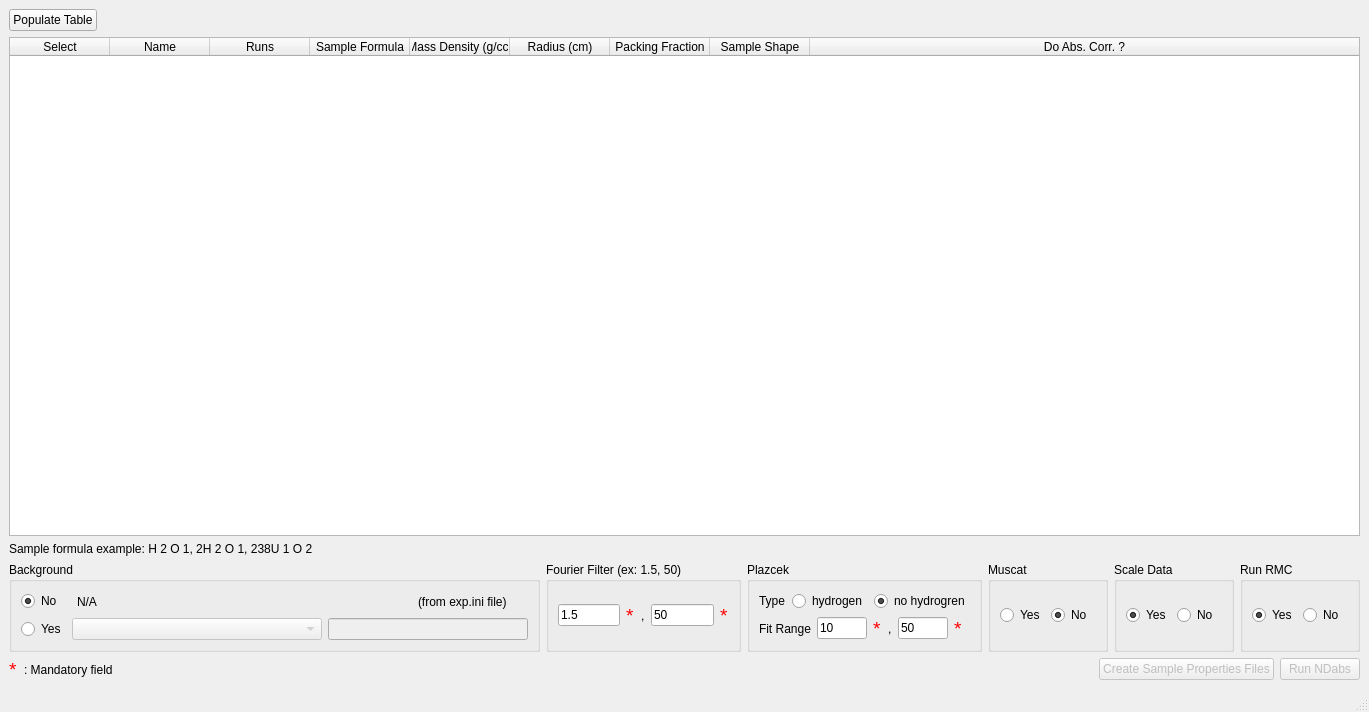
<?xml version="1.0" encoding="UTF-8"?>
<ui version="4.0">
 <class>MainWindow</class>
 <widget class="QMainWindow" name="MainWindow">
  <property name="geometry">
   <rect>
    <x>0</x>
    <y>0</y>
    <width>1369</width>
    <height>712</height>
   </rect>
  </property>
  <property name="windowTitle">
   <string>MainWindow</string>
  </property>
  <widget class="QWidget" name="centralwidget">
   <layout class="QVBoxLayout" name="verticalLayout_3">
    <item>
     <layout class="QHBoxLayout" name="horizontalLayout">
      <item>
       <widget class="QPushButton" name="populate_table">
        <property name="text">
         <string>Populate Table</string>
        </property>
       </widget>
      </item>
      <item>
       <spacer name="horizontalSpacer">
        <property name="orientation">
         <enum>Qt::Horizontal</enum>
        </property>
        <property name="sizeHint" stdset="0">
         <size>
          <width>40</width>
          <height>20</height>
         </size>
        </property>
       </spacer>
      </item>
     </layout>
    </item>
    <item>
     <widget class="QTableWidget" name="table">
      <property name="contextMenuPolicy">
       <enum>Qt::CustomContextMenu</enum>
      </property>
      <property name="alternatingRowColors">
       <bool>true</bool>
      </property>
      <attribute name="horizontalHeaderStretchLastSection">
       <bool>true</bool>
      </attribute>
      <attribute name="verticalHeaderVisible">
       <bool>false</bool>
      </attribute>
      <attribute name="verticalHeaderShowSortIndicator" stdset="0">
       <bool>false</bool>
      </attribute>
      <attribute name="verticalHeaderStretchLastSection">
       <bool>false</bool>
      </attribute>
      <column>
       <property name="text">
        <string>Select</string>
       </property>
      </column>
      <column>
       <property name="text">
        <string>Name</string>
       </property>
      </column>
      <column>
       <property name="text">
        <string>Runs</string>
       </property>
      </column>
      <column>
       <property name="text">
        <string>Sample Formula</string>
       </property>
      </column>
      <column>
       <property name="text">
        <string>Mass Density (g/cc)</string>
       </property>
      </column>
      <column>
       <property name="text">
        <string>Radius (cm)</string>
       </property>
      </column>
      <column>
       <property name="text">
        <string>Packing Fraction</string>
       </property>
      </column>
      <column>
       <property name="text">
        <string>Sample Shape</string>
       </property>
      </column>
      <column>
       <property name="text">
        <string>Do Abs. Corr. ?</string>
       </property>
      </column>
     </widget>
    </item>
    <item>
     <widget class="QLabel" name="label_3">
      <property name="text">
       <string>Sample formula example: H 2 O 1, 2H 2 O 1, 238U 1 O 2</string>
      </property>
     </widget>
    </item>
    <item>
     <layout class="QHBoxLayout" name="horizontalLayout_9">
      <item>
       <widget class="QGroupBox" name="groupBox_3">
        <property name="title">
         <string>Background</string>
        </property>
        <layout class="QVBoxLayout" name="verticalLayout">
         <item>
          <layout class="QHBoxLayout" name="horizontalLayout_12">
           <item>
            <widget class="QRadioButton" name="background_no">
             <property name="minimumSize">
              <size>
               <width>50</width>
               <height>0</height>
              </size>
             </property>
             <property name="maximumSize">
              <size>
               <width>50</width>
               <height>16777215</height>
              </size>
             </property>
             <property name="text">
              <string>No</string>
             </property>
             <property name="checked">
              <bool>true</bool>
             </property>
            </widget>
           </item>
           <item>
            <widget class="QLabel" name="background_no_field">
             <property name="minimumSize">
              <size>
               <width>300</width>
               <height>0</height>
              </size>
             </property>
             <property name="text">
              <string>N/A</string>
             </property>
            </widget>
           </item>
           <item>
            <widget class="QLabel" name="label_7">
             <property name="maximumSize">
              <size>
               <width>110</width>
               <height>16777215</height>
              </size>
             </property>
             <property name="text">
              <string>(from exp.ini file)</string>
             </property>
            </widget>
           </item>
          </layout>
         </item>
         <item>
          <layout class="QHBoxLayout" name="horizontalLayout_10">
           <item>
            <widget class="QRadioButton" name="background_yes">
             <property name="text">
              <string>Yes</string>
             </property>
            </widget>
           </item>
           <item>
            <widget class="QComboBox" name="background_comboBox">
             <property name="enabled">
              <bool>false</bool>
             </property>
             <property name="minimumSize">
              <size>
               <width>250</width>
               <height>0</height>
              </size>
             </property>
            </widget>
           </item>
           <item>
            <widget class="QLineEdit" name="background_line_edit">
             <property name="enabled">
              <bool>false</bool>
             </property>
             <property name="minimumSize">
              <size>
               <width>200</width>
               <height>0</height>
              </size>
             </property>
            </widget>
           </item>
          </layout>
         </item>
        </layout>
       </widget>
      </item>
      <item>
       <widget class="QGroupBox" name="groupBox">
        <property name="title">
         <string>Fourier Filter (ex: 1.5, 50)</string>
        </property>
        <layout class="QHBoxLayout" name="horizontalLayout_8">
         <item>
          <widget class="QLineEdit" name="fourier_filter_from">
           <property name="text">
            <string>1.5</string>
           </property>
          </widget>
         </item>
         <item>
          <widget class="QLabel" name="label_8">
           <property name="palette">
            <palette>
             <active>
              <colorrole role="WindowText">
               <brush brushstyle="SolidPattern">
                <color alpha="255">
                 <red>255</red>
                 <green>0</green>
                 <blue>0</blue>
                </color>
               </brush>
              </colorrole>
             </active>
             <inactive>
              <colorrole role="WindowText">
               <brush brushstyle="SolidPattern">
                <color alpha="255">
                 <red>255</red>
                 <green>0</green>
                 <blue>0</blue>
                </color>
               </brush>
              </colorrole>
             </inactive>
             <disabled>
              <colorrole role="WindowText">
               <brush brushstyle="SolidPattern">
                <color alpha="255">
                 <red>128</red>
                 <green>128</green>
                 <blue>128</blue>
                </color>
               </brush>
              </colorrole>
             </disabled>
            </palette>
           </property>
           <property name="font">
            <font>
             <pointsize>14</pointsize>
            </font>
           </property>
           <property name="text">
            <string>*</string>
           </property>
          </widget>
         </item>
         <item>
          <widget class="QLabel" name="label_2">
           <property name="text">
            <string>,</string>
           </property>
          </widget>
         </item>
         <item>
          <widget class="QLineEdit" name="fourier_filter_to">
           <property name="text">
            <string>50</string>
           </property>
          </widget>
         </item>
         <item>
          <widget class="QLabel" name="label_6">
           <property name="palette">
            <palette>
             <active>
              <colorrole role="WindowText">
               <brush brushstyle="SolidPattern">
                <color alpha="255">
                 <red>255</red>
                 <green>0</green>
                 <blue>0</blue>
                </color>
               </brush>
              </colorrole>
             </active>
             <inactive>
              <colorrole role="WindowText">
               <brush brushstyle="SolidPattern">
                <color alpha="255">
                 <red>255</red>
                 <green>0</green>
                 <blue>0</blue>
                </color>
               </brush>
              </colorrole>
             </inactive>
             <disabled>
              <colorrole role="WindowText">
               <brush brushstyle="SolidPattern">
                <color alpha="255">
                 <red>128</red>
                 <green>128</green>
                 <blue>128</blue>
                </color>
               </brush>
              </colorrole>
             </disabled>
            </palette>
           </property>
           <property name="font">
            <font>
             <pointsize>14</pointsize>
            </font>
           </property>
           <property name="text">
            <string>*</string>
           </property>
          </widget>
         </item>
        </layout>
       </widget>
      </item>
      <item>
       <widget class="QGroupBox" name="groupBox_7">
        <property name="title">
         <string>Plazcek</string>
        </property>
        <layout class="QVBoxLayout" name="verticalLayout_2">
         <item>
          <layout class="QHBoxLayout" name="horizontalLayout_2">
           <item>
            <widget class="QLabel" name="label">
             <property name="text">
              <string>Type</string>
             </property>
            </widget>
           </item>
           <item>
            <widget class="QRadioButton" name="hydrogen_yes">
             <property name="text">
              <string>hydrogen</string>
             </property>
             <property name="checked">
              <bool>false</bool>
             </property>
            </widget>
           </item>
           <item>
            <widget class="QRadioButton" name="hydrogen_no">
             <property name="text">
              <string>no hydrogren</string>
             </property>
             <property name="checked">
              <bool>true</bool>
             </property>
            </widget>
           </item>
          </layout>
         </item>
         <item>
          <layout class="QHBoxLayout" name="horizontalLayout_11">
           <item>
            <widget class="QLabel" name="label_4">
             <property name="text">
              <string>Fit Range</string>
             </property>
            </widget>
           </item>
           <item>
            <widget class="QLineEdit" name="plazcek_fit_range_min">
             <property name="minimumSize">
              <size>
               <width>50</width>
               <height>0</height>
              </size>
             </property>
             <property name="maximumSize">
              <size>
               <width>50</width>
               <height>16777215</height>
              </size>
             </property>
             <property name="text">
              <string>10</string>
             </property>
            </widget>
           </item>
           <item>
            <widget class="QLabel" name="label_9">
             <property name="palette">
              <palette>
               <active>
                <colorrole role="WindowText">
                 <brush brushstyle="SolidPattern">
                  <color alpha="255">
                   <red>255</red>
                   <green>0</green>
                   <blue>0</blue>
                  </color>
                 </brush>
                </colorrole>
               </active>
               <inactive>
                <colorrole role="WindowText">
                 <brush brushstyle="SolidPattern">
                  <color alpha="255">
                   <red>255</red>
                   <green>0</green>
                   <blue>0</blue>
                  </color>
                 </brush>
                </colorrole>
               </inactive>
               <disabled>
                <colorrole role="WindowText">
                 <brush brushstyle="SolidPattern">
                  <color alpha="255">
                   <red>128</red>
                   <green>128</green>
                   <blue>128</blue>
                  </color>
                 </brush>
                </colorrole>
               </disabled>
              </palette>
             </property>
             <property name="font">
              <font>
               <pointsize>14</pointsize>
              </font>
             </property>
             <property name="text">
              <string>*</string>
             </property>
            </widget>
           </item>
           <item>
            <widget class="QLabel" name="label_5">
             <property name="text">
              <string>,</string>
             </property>
            </widget>
           </item>
           <item>
            <widget class="QLineEdit" name="plazcek_fit_range_max">
             <property name="minimumSize">
              <size>
               <width>50</width>
               <height>0</height>
              </size>
             </property>
             <property name="maximumSize">
              <size>
               <width>50</width>
               <height>16777215</height>
              </size>
             </property>
             <property name="text">
              <string>50</string>
             </property>
            </widget>
           </item>
           <item>
            <widget class="QLabel" name="label_10">
             <property name="palette">
              <palette>
               <active>
                <colorrole role="WindowText">
                 <brush brushstyle="SolidPattern">
                  <color alpha="255">
                   <red>255</red>
                   <green>0</green>
                   <blue>0</blue>
                  </color>
                 </brush>
                </colorrole>
               </active>
               <inactive>
                <colorrole role="WindowText">
                 <brush brushstyle="SolidPattern">
                  <color alpha="255">
                   <red>255</red>
                   <green>0</green>
                   <blue>0</blue>
                  </color>
                 </brush>
                </colorrole>
               </inactive>
               <disabled>
                <colorrole role="WindowText">
                 <brush brushstyle="SolidPattern">
                  <color alpha="255">
                   <red>128</red>
                   <green>128</green>
                   <blue>128</blue>
                  </color>
                 </brush>
                </colorrole>
               </disabled>
              </palette>
             </property>
             <property name="font">
              <font>
               <pointsize>14</pointsize>
              </font>
             </property>
             <property name="text">
              <string>*</string>
             </property>
            </widget>
           </item>
           <item>
            <spacer name="horizontalSpacer_2">
             <property name="orientation">
              <enum>Qt::Horizontal</enum>
             </property>
             <property name="sizeHint" stdset="0">
              <size>
               <width>40</width>
               <height>20</height>
              </size>
             </property>
            </spacer>
           </item>
          </layout>
         </item>
        </layout>
       </widget>
      </item>
      <item>
       <layout class="QHBoxLayout" name="horizontalLayout_6">
        <item>
         <widget class="QGroupBox" name="groupBox_4">
          <property name="minimumSize">
           <size>
            <width>120</width>
            <height>0</height>
           </size>
          </property>
          <property name="title">
           <string>Muscat</string>
          </property>
          <layout class="QHBoxLayout" name="horizontalLayout_3">
           <item>
            <widget class="QRadioButton" name="muscat_yes">
             <property name="text">
              <string>Yes</string>
             </property>
            </widget>
           </item>
           <item>
            <widget class="QRadioButton" name="radioButton_12">
             <property name="text">
              <string>No</string>
             </property>
             <property name="checked">
              <bool>true</bool>
             </property>
            </widget>
           </item>
          </layout>
         </widget>
        </item>
        <item>
         <widget class="QGroupBox" name="groupBox_5">
          <property name="minimumSize">
           <size>
            <width>120</width>
            <height>0</height>
           </size>
          </property>
          <property name="title">
           <string>Scale Data</string>
          </property>
          <layout class="QHBoxLayout" name="horizontalLayout_4">
           <item>
            <widget class="QRadioButton" name="scale_data_yes">
             <property name="text">
              <string>Yes</string>
             </property>
             <property name="checked">
              <bool>true</bool>
             </property>
            </widget>
           </item>
           <item>
            <widget class="QRadioButton" name="radioButton_14">
             <property name="text">
              <string>No</string>
             </property>
             <property name="checked">
              <bool>false</bool>
             </property>
            </widget>
           </item>
          </layout>
         </widget>
        </item>
        <item>
         <widget class="QGroupBox" name="groupBox_6">
          <property name="minimumSize">
           <size>
            <width>120</width>
            <height>0</height>
           </size>
          </property>
          <property name="title">
           <string>Run RMC</string>
          </property>
          <layout class="QHBoxLayout" name="horizontalLayout_5">
           <item>
            <widget class="QRadioButton" name="run_rmc_yes">
             <property name="text">
              <string>Yes</string>
             </property>
             <property name="checked">
              <bool>true</bool>
             </property>
            </widget>
           </item>
           <item>
            <widget class="QRadioButton" name="radioButton_16">
             <property name="text">
              <string>No</string>
             </property>
             <property name="checked">
              <bool>false</bool>
             </property>
            </widget>
           </item>
          </layout>
         </widget>
        </item>
        <item>
         <spacer name="horizontalSpacer_3">
          <property name="orientation">
           <enum>Qt::Horizontal</enum>
          </property>
          <property name="sizeHint" stdset="0">
           <size>
            <width>40</width>
            <height>20</height>
           </size>
          </property>
         </spacer>
        </item>
       </layout>
      </item>
     </layout>
    </item>
    <item>
     <layout class="QHBoxLayout" name="horizontalLayout_7">
      <item>
       <widget class="QLabel" name="label_21">
        <property name="palette">
         <palette>
          <active>
           <colorrole role="WindowText">
            <brush brushstyle="SolidPattern">
             <color alpha="255">
              <red>255</red>
              <green>0</green>
              <blue>0</blue>
             </color>
            </brush>
           </colorrole>
          </active>
          <inactive>
           <colorrole role="WindowText">
            <brush brushstyle="SolidPattern">
             <color alpha="255">
              <red>255</red>
              <green>0</green>
              <blue>0</blue>
             </color>
            </brush>
           </colorrole>
          </inactive>
          <disabled>
           <colorrole role="WindowText">
            <brush brushstyle="SolidPattern">
             <color alpha="255">
              <red>128</red>
              <green>128</green>
              <blue>128</blue>
             </color>
            </brush>
           </colorrole>
          </disabled>
         </palette>
        </property>
        <property name="font">
         <font>
          <pointsize>14</pointsize>
         </font>
        </property>
        <property name="text">
         <string>*</string>
        </property>
       </widget>
      </item>
      <item>
       <widget class="QLabel" name="label_22">
        <property name="text">
         <string>: Mandatory field</string>
        </property>
       </widget>
      </item>
      <item>
       <spacer name="horizontalSpacer_4">
        <property name="orientation">
         <enum>Qt::Horizontal</enum>
        </property>
        <property name="sizeHint" stdset="0">
         <size>
          <width>40</width>
          <height>20</height>
         </size>
        </property>
       </spacer>
      </item>
      <item>
       <spacer name="horizontalSpacer_5">
        <property name="orientation">
         <enum>Qt::Horizontal</enum>
        </property>
        <property name="sizeHint" stdset="0">
         <size>
          <width>40</width>
          <height>20</height>
         </size>
        </property>
       </spacer>
      </item>
      <item>
       <widget class="QPushButton" name="create_sample_properties_files_button">
        <property name="enabled">
         <bool>false</bool>
        </property>
        <property name="text">
         <string>Create Sample Properties Files</string>
        </property>
       </widget>
      </item>
      <item>
       <widget class="QPushButton" name="run_ndabs_button">
        <property name="enabled">
         <bool>false</bool>
        </property>
        <property name="text">
         <string>Run NDabs</string>
        </property>
       </widget>
      </item>
     </layout>
    </item>
   </layout>
  </widget>
  <widget class="QMenuBar" name="menubar">
   <property name="geometry">
    <rect>
     <x>0</x>
     <y>0</y>
     <width>1369</width>
     <height>20</height>
    </rect>
   </property>
  </widget>
  <widget class="QStatusBar" name="statusbar"/>
 </widget>
 <resources/>
 <connections>
  <connection>
   <sender>populate_table</sender>
   <signal>clicked()</signal>
   <receiver>MainWindow</receiver>
   <slot>populate_table_clicked()</slot>
   <hints>
    <hint type="sourcelabel">
     <x>71</x>
     <y>46</y>
    </hint>
    <hint type="destinationlabel">
     <x>194</x>
     <y>29</y>
    </hint>
   </hints>
  </connection>
  <connection>
   <sender>hydrogen_yes</sender>
   <signal>clicked()</signal>
   <receiver>MainWindow</receiver>
   <slot>hydrogen_clicked()</slot>
   <hints>
    <hint type="sourcelabel">
     <x>785</x>
     <y>605</y>
    </hint>
    <hint type="destinationlabel">
     <x>785</x>
     <y>673</y>
    </hint>
   </hints>
  </connection>
  <connection>
   <sender>hydrogen_no</sender>
   <signal>clicked()</signal>
   <receiver>MainWindow</receiver>
   <slot>no_hydrogen_clicked()</slot>
   <hints>
    <hint type="sourcelabel">
     <x>868</x>
     <y>600</y>
    </hint>
    <hint type="destinationlabel">
     <x>858</x>
     <y>684</y>
    </hint>
   </hints>
  </connection>
  <connection>
   <sender>background_yes</sender>
   <signal>clicked()</signal>
   <receiver>MainWindow</receiver>
   <slot>yes_background_clicked()</slot>
   <hints>
    <hint type="sourcelabel">
     <x>27</x>
     <y>626</y>
    </hint>
    <hint type="destinationlabel">
     <x>31</x>
     <y>669</y>
    </hint>
   </hints>
  </connection>
  <connection>
   <sender>background_comboBox</sender>
   <signal>currentIndexChanged(int)</signal>
   <receiver>MainWindow</receiver>
   <slot>background_combobox_changed()</slot>
   <hints>
    <hint type="sourcelabel">
     <x>249</x>
     <y>625</y>
    </hint>
    <hint type="destinationlabel">
     <x>333</x>
     <y>665</y>
    </hint>
   </hints>
  </connection>
  <connection>
   <sender>create_sample_properties_files_button</sender>
   <signal>clicked()</signal>
   <receiver>MainWindow</receiver>
   <slot>create_sample_properties_files_clicked()</slot>
   <hints>
    <hint type="sourcelabel">
     <x>1179</x>
     <y>673</y>
    </hint>
    <hint type="destinationlabel">
     <x>1175</x>
     <y>688</y>
    </hint>
   </hints>
  </connection>
  <connection>
   <sender>run_ndabs_button</sender>
   <signal>clicked()</signal>
   <receiver>MainWindow</receiver>
   <slot>run_ndabs_clicked()</slot>
   <hints>
    <hint type="sourcelabel">
     <x>1320</x>
     <y>667</y>
    </hint>
    <hint type="destinationlabel">
     <x>1321</x>
     <y>686</y>
    </hint>
   </hints>
  </connection>
  <connection>
   <sender>fourier_filter_from</sender>
   <signal>editingFinished()</signal>
   <receiver>MainWindow</receiver>
   <slot>check_fourier_filter_widgets()</slot>
   <hints>
    <hint type="sourcelabel">
     <x>589</x>
     <y>609</y>
    </hint>
    <hint type="destinationlabel">
     <x>598</x>
     <y>661</y>
    </hint>
   </hints>
  </connection>
  <connection>
   <sender>fourier_filter_to</sender>
   <signal>editingFinished()</signal>
   <receiver>MainWindow</receiver>
   <slot>check_fourier_filter_widgets()</slot>
   <hints>
    <hint type="sourcelabel">
     <x>663</x>
     <y>616</y>
    </hint>
    <hint type="destinationlabel">
     <x>663</x>
     <y>678</y>
    </hint>
   </hints>
  </connection>
  <connection>
   <sender>plazcek_fit_range_min</sender>
   <signal>editingFinished()</signal>
   <receiver>MainWindow</receiver>
   <slot>check_plazcek_widgets()</slot>
   <hints>
    <hint type="sourcelabel">
     <x>822</x>
     <y>626</y>
    </hint>
    <hint type="destinationlabel">
     <x>833</x>
     <y>656</y>
    </hint>
   </hints>
  </connection>
  <connection>
   <sender>plazcek_fit_range_max</sender>
   <signal>editingFinished()</signal>
   <receiver>MainWindow</receiver>
   <slot>check_plazcek_widgets()</slot>
   <hints>
    <hint type="sourcelabel">
     <x>897</x>
     <y>628</y>
    </hint>
    <hint type="destinationlabel">
     <x>897</x>
     <y>673</y>
    </hint>
   </hints>
  </connection>
  <connection>
   <sender>table</sender>
   <signal>customContextMenuRequested(QPoint)</signal>
   <receiver>MainWindow</receiver>
   <slot>table_right_click()</slot>
   <hints>
    <hint type="sourcelabel">
     <x>865</x>
     <y>225</y>
    </hint>
    <hint type="destinationlabel">
     <x>901</x>
     <y>29</y>
    </hint>
   </hints>
  </connection>
 </connections>
 <slots>
  <slot>populate_table_clicked()</slot>
  <slot>hydrogen_clicked()</slot>
  <slot>no_hydrogen_clicked()</slot>
  <slot>no_background_clicked()</slot>
  <slot>yes_background_clicked()</slot>
  <slot>background_combobox_changed()</slot>
  <slot>create_sample_properties_files_clicked()</slot>
  <slot>run_ndabs_clicked()</slot>
  <slot>check_fourier_filter_widgets()</slot>
  <slot>check_plazcek_widgets()</slot>
  <slot>table_right_click()</slot>
 </slots>
</ui>
